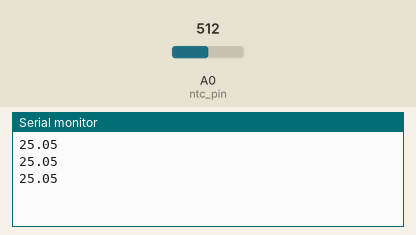
A sketch run on a simulated Arduino Uno, built with avr-gcc and run on an emulated ATmega328P. Parts: the last lines printed to the serial monitor. The test bench sets the inputs (shaded band); at power-on: A0 (ntc_pin) = 512.

Above: at 1.3 s.
1.4 s: A0 (ntc_pin) set to 716
At 1.9 s:
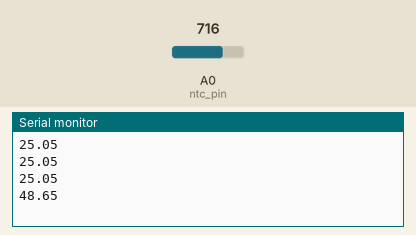
2.9 s: A0 (ntc_pin) set to 900
At 3.4 s:
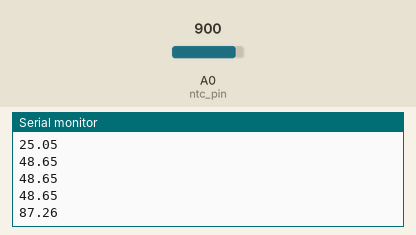
Timing chart, 0 to 5.9 s (numbered marks = the images above; inputs shaded):
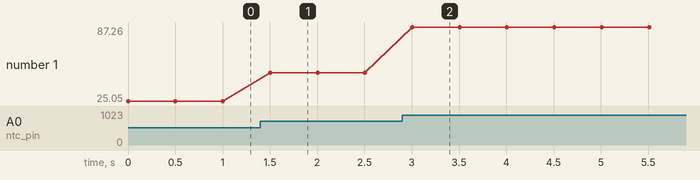

Measured:
- after the input at 1.4 s, the serial monitor: prints a new line after 0.10 s (image 1)
- after the input at 2.9 s, the serial monitor: prints a new line after 0.11 s (image 2)
- plotted number 1: 25.05 → 48.65 after the input at 1.4 s, 48.65 → 87.26 after the input at 2.9 s

The sketch:

Arduino_NTC_Resistor.ino
```cpp
const int ntc_pin = A0;      // NTC pin
const float R1 = 10000.0;    // 10K resistor
const float BETA = 3435.0;   // Beta coefficient (check your NTC's datasheet)
const float T0 = 298.15;     // Reference temperature in Kelvin (25°C = 298.15K)
const float R0 = 10000.0;    // NTC resistance at 25°C

void setup() {
    Serial.begin(9600);
}

void loop() {
    float ain = analogRead(ntc_pin);
    float R2 = R1 * (1023.0 / ain - 1.0);

    // Beta equation for calculating temperature in Kelvin
    float temp_k = 1.0 / ( (1.0 / T0) + (log(R2 / R0) / BETA) );
    float temp_c = temp_k - 273.15; // Convert to Celsius

    Serial.println(temp_c); // Directly output Celsius for the Serial Plotter

    delay(500);
}
```
